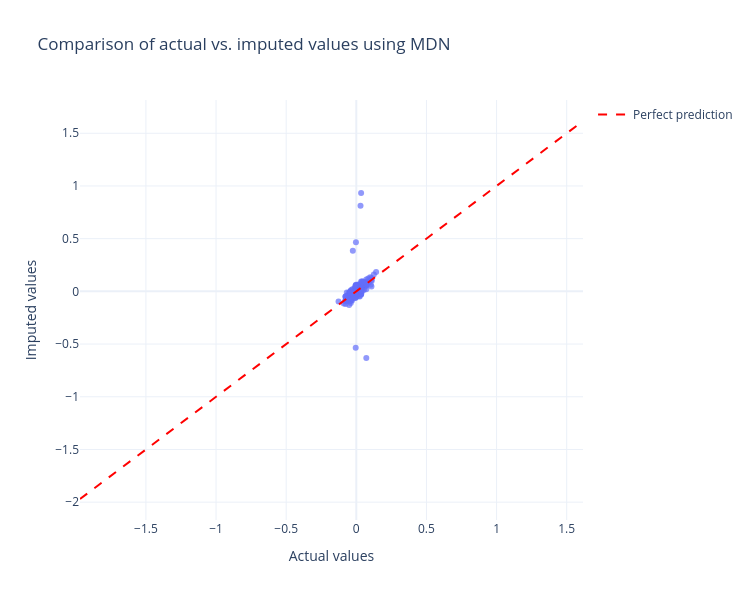

This figure's notebook cell:
### Markdown cell above
## Evaluating the imputation results

Now let's compare the imputed values with the actual values to evaluate the performance of our imputer.

### Code cell
# Get quantiles and create prediction matrix
quantiles = list(imputed_values.keys())

# Convert imputed_values dict to array: (n_samples, n_quantiles)
pred_matrix = np.stack(
    [imputed_values[q].values.flatten() for q in quantiles], axis=1
)

# Actual values flattened
actual = actual_values.values.flatten()

# Compute absolute error matrix
abs_error = np.abs(pred_matrix - actual[:, None])

# Find closest prediction for each sample
closest_indices = abs_error.argmin(axis=1)
closest_predictions = np.array(
    [pred_matrix[i, idx] for i, idx in enumerate(closest_indices)]
)

# Create DataFrame for plotting
closest_df = pd.DataFrame({
    "Actual": actual,
    "ClosestPrediction": closest_predictions,
})

# Extract median predictions
median_predictions = imputed_values[0.5]

# Calculate plot bounds
min_val = min(actual_values.min().min(), median_predictions.min().min())
max_val = max(actual_values.max().max(), median_predictions.max().max())

# Create scatter plot
fig = px.scatter(
    closest_df,
    x="Actual",
    y="ClosestPrediction",
    opacity=0.7,
    title="Comparison of actual vs. imputed values using MDN",
)

# Add diagonal line (perfect prediction)
fig.add_trace(
    go.Scatter(
        x=[min_val, max_val],
        y=[min_val, max_val],
        mode="lines",
        line=dict(color="red", dash="dash"),
        name="Perfect prediction",
    )
)

fig.update_layout(
    xaxis_title="Actual values",
    yaxis_title="Imputed values",
    width=750,
    height=600,
    template="plotly_white",
)

fig.show()

### Figure 1 — Plotly figure (JSON) as saved in the notebook; plotly's stock layout.template omitted (floating-point values rounded to 4 significant figures; data arrays with more than 128 entries replaced by an {"elided": "..."} marker saying what was removed)
{"data": [{"hovertemplate": "Actual=%{x}<br>ClosestPrediction=%{y}<extra></extra>", "legendgroup": "", "marker": {"color": "#636efa", "opacity": 0.7, "symbol": "circle"}, "mode": "markers", "name": "", "orientation": "v", "showlegend": false, "type": "scatter", "x": {"elided": "178 float values"}, "xaxis": "x", "y": {"elided": "178 float values"}, "yaxis": "y"}, {"line": {"color": "red", "dash": "dash"}, "mode": "lines", "name": "Perfect prediction", "type": "scatter", "x": [-1.97, 1.616], "y": [-1.97, 1.616]}], "layout": {"height": 600, "legend": {"tracegroupgap": 0}, "title": {"text": "Comparison of actual vs. imputed values using MDN"}, "width": 750, "xaxis": {"anchor": "y", "domain": [0, 1], "title": {"text": "Actual values"}}, "yaxis": {"anchor": "x", "domain": [0, 1], "title": {"text": "Imputed values"}}}}
